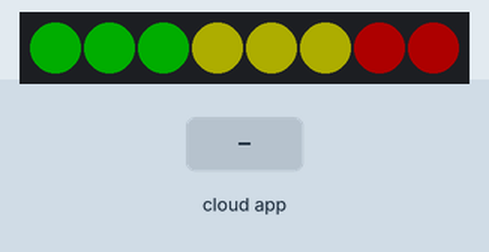
Bench run of a sketch on a simulated ESP32. Parts: 8 RGB LEDs in strip order, left to right. Inputs (shaded band) come from the test bench. Dim RGB values are drawn brighter than linear; no CAN messages arrive unless stated; EEPROM starts erased; the RemoteXY app is connected.

Above: at 0.8 s.
2.3 s: the phone or cloud app sets rpmFlashControl to 0
At 2.42 s:
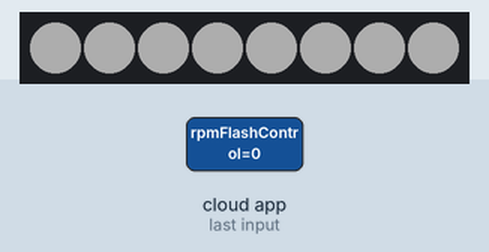
4.7 s: the phone or cloud app sets brightness to 25
6.2 s: the phone or cloud app sets brightness to 100
7.7 s: the phone or cloud app sets powerSwitch to 0
At 8.8 s:
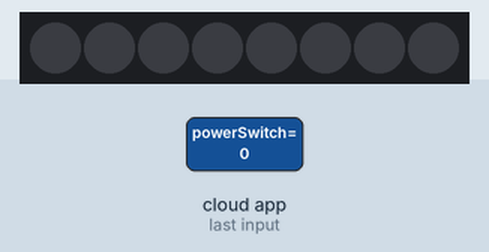
9.2 s: the phone or cloud app sets powerSwitch to 1
At 9.85 s:
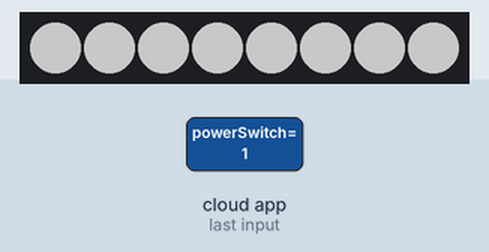
11.7 s: the phone or cloud app sets brightness to 0
Timing chart, 0 to 14.2 s (numbered marks = the images above; inputs shaded):
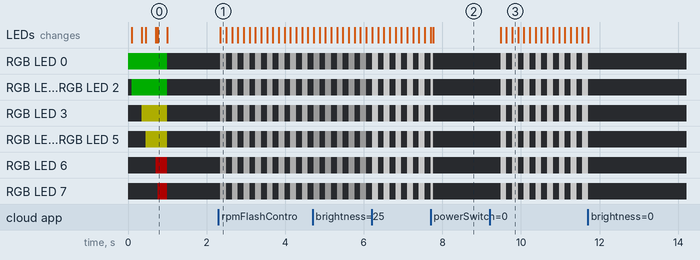

The sketch:

A90SupraShiftLight_RemoteXY_V1.0.ino
```cpp
// (licence header left out)
// RemoteXY select connection mode and include library
#define REMOTEXY_MODE__ESP32CORE_BLE
#include <Arduino.h>
#include "driver/twai.h"
#include <Adafruit_NeoPixel.h>
#include <BLEDevice.h>
#include <nvs_flash.h>
#include <nvs.h>
#include <RemoteXY.h>

// RemoteXY connection settings
#define REMOTEXY_BLUETOOTH_NAME "Shift Light Controller"

// RemoteXY configurator settings
#pragma pack(push, 1)
uint8_t RemoteXY_CONF[] = {
    255,8,0,0,0,216,0,19,0,0,0,83,104,105,102,116,32,76,105,103,
  104,116,115,0,25,1,106,200,1,1,11,0,129,7,6,90,7,64,195,65,
  57,48,32,83,117,112,114,97,32,83,104,105,102,116,32,76,105,103,104,116,
  32,67,111,110,116,114,111,108,0,129,8,28,34,11,64,195,80,111,119,101,
  114,58,0,2,54,25,39,18,0,192,26,31,31,79,78,0,79,70,70,0,
  4,1,76,104,15,128,193,26,129,22,59,55,11,64,195,66,114,105,103,104,
  116,110,101,115,115,58,0,7,58,109,40,10,118,0,195,26,192,129,15,112,
  39,8,64,195,83,104,105,102,116,32,80,111,105,110,116,58,0,129,6,128,
  49,7,64,195,76,69,68,32,83,116,97,114,116,32,80,111,105,110,116,58,
  0,7,58,125,40,10,118,0,195,26,192,129,8,143,48,7,64,195,76,69,
  68,32,73,110,99,114,101,109,101,110,116,58,0,7,58,140,40,10,118,0,
  195,26,192
};

// This structure defines all the variables and events of your control interface
struct {
    // input variables
    uint8_t powerSwitch; // =1 if switch ON and =0 if OFF
    uint8_t brightness; // =0..100 slider position
    uint16_t rpmFlashControl; // =0..10000 slider position
    uint16_t rpmStartControl; // =0..10000 slider position
    uint16_t rpmIncrement; // =0..1000 slider position

    // other variable
    uint8_t connect_flag;  // =1 if wire connected, else =0

} RemoteXY;
#pragma pack(pop)

// Constants
constexpr uint16_t DEFAULT_RPM_START = 3000;
constexpr uint16_t DEFAULT_RPM_INCREMENT = 500;
constexpr uint16_t DEFAULT_RPM_FLASH = 6700;
constexpr uint8_t DEFAULT_BRIGHTNESS = 50;
constexpr uint16_t FLASH_INTERVAL_MS = 100;

// LED configuration
constexpr uint8_t NUM_PIXELS = 8;
constexpr uint8_t GREEN_LEDS = 3;
constexpr uint8_t YELLOW_LEDS = 3;
constexpr uint8_t RED_LEDS = 2;

// Pin definitions
constexpr uint8_t CAN_TX_PIN = 43;
constexpr uint8_t CAN_RX_PIN = 44;
constexpr uint8_t NEOPIXEL_PIN = 1;

// CAN configuration
constexpr uint32_t RPM_CAN_ID = 0x0A5;
constexpr uint8_t RPM_DATA_OFFSET = 5;

// Color definitions
constexpr uint32_t COLOR_GREEN = 0x00FF00;
constexpr uint32_t COLOR_YELLOW = 0xFFFF00;
constexpr uint32_t COLOR_RED = 0xFF0000;
constexpr uint32_t COLOR_WHITE = 0xFFFFFF;
constexpr uint32_t COLOR_OFF = 0x000000;

// Global variables
struct Settings {
    uint16_t rpm_start;
    uint16_t rpm_increment;
    uint16_t rpm_flash;
    uint8_t brightness;
} settings;

Adafruit_NeoPixel pixels(NUM_PIXELS, NEOPIXEL_PIN, NEO_GRB + NEO_KHZ800);
uint16_t currentRPM = 0;
bool flashState = false;
unsigned long lastFlashTime = 0;
nvs_handle_t rpm_nvs_handle;

// Rest of the functions remain the same as in the previous version...

// Function prototypes
void initNVS();
void initTWAI();
void startupSequence();
void updateLEDs();
void processRPMData(const uint8_t* buf, int dlc);
void updateRPMSettings();
esp_err_t loadNVSValue(const char* key, int32_t& value, int32_t defaultValue);

void setup() {
    Serial.begin(115200);

    initNVS();
    initTWAI();

    RemoteXY_Init();

    // Initialize RemoteXY values from settings
    RemoteXY.powerSwitch = 1;
    RemoteXY.brightness = settings.brightness;
    RemoteXY.rpmFlashControl = settings.rpm_flash;
    RemoteXY.rpmStartControl = settings.rpm_start;
    RemoteXY.rpmIncrement = settings.rpm_increment;

    pixels.begin();
    pixels.setBrightness(settings.brightness);
    pixels.show();

    startupSequence();

    // Debug print initial values
    /*
    Serial.println("Initial settings:");
    Serial.printf("RPM Start: %d\n", settings.rpm_start);
    Serial.printf("RPM Increment: %d\n", settings.rpm_increment);
    Serial.printf("RPM Flash: %d\n", settings.rpm_flash);
    Serial.printf("Brightness: %d\n", settings.brightness);
    */
}

void loop() {
    RemoteXY_Handler();

    // Debug print when values change
    static uint16_t last_rpm_flash = 0;
    static uint16_t last_rpm_start = 0;
    static uint16_t last_rpm_increment = 0;

    if (last_rpm_flash != RemoteXY.rpmFlashControl ||
        last_rpm_start != RemoteXY.rpmStartControl ||
        last_rpm_increment != RemoteXY.rpmIncrement) {

        /*
        Serial.println("\nControl values changed:");
        Serial.printf("RPM Flash: %d\n", RemoteXY.rpmFlashControl);
        Serial.printf("RPM Start: %d\n", RemoteXY.rpmStartControl);
        Serial.printf("RPM Increment: %d\n", RemoteXY.rpmIncrement);
        */

        last_rpm_flash = RemoteXY.rpmFlashControl;
        last_rpm_start = RemoteXY.rpmStartControl;
        last_rpm_increment = RemoteXY.rpmIncrement;
    }

    // Update LED brightness based on power switch
    pixels.setBrightness(RemoteXY.powerSwitch ? RemoteXY.brightness : 0);

    if (RemoteXY.powerSwitch) {
        updateRPMSettings();
    }

    // Check for TWAI messages
    twai_message_t message;
    if (twai_receive(&message, pdMS_TO_TICKS(10)) == ESP_OK) {
        processRPMData(message.data, message.data_length_code);
    }

    updateLEDs();
    RemoteXY_delay(60);
}


void initTWAI() {
    twai_general_config_t g_config = TWAI_GENERAL_CONFIG_DEFAULT((gpio_num_t)CAN_TX_PIN, (gpio_num_t)CAN_RX_PIN, TWAI_MODE_NORMAL);
    twai_timing_config_t t_config = TWAI_TIMING_CONFIG_500KBITS();
    twai_filter_config_t f_config = {
        .acceptance_code = (RPM_CAN_ID << 21),
        .acceptance_mask = ~(RPM_CAN_ID << 21),
        .single_filter = true
    };

    ESP_ERROR_CHECK(twai_driver_install(&g_config, &t_config, &f_config));
    ESP_ERROR_CHECK(twai_start());
}

void updateLEDs() {
    if (currentRPM >= settings.rpm_flash) {
        // Flash all LEDs white when above flash threshold
        if (millis() - lastFlashTime > FLASH_INTERVAL_MS) {
            flashState = !flashState;
            lastFlashTime = millis();

            const uint32_t color = flashState ? COLOR_WHITE : COLOR_OFF;
            for (uint8_t i = 0; i < NUM_PIXELS; i++) {
                pixels.setPixelColor(i, color);
            }
        }
    } else {
        // Calculate LEDs to light based on RPM
        const int ledsToLight = currentRPM >= settings.rpm_start ?
            constrain((currentRPM - settings.rpm_start) / settings.rpm_increment + 1, 0, NUM_PIXELS) : 0;

        // Update LED colors
        for (uint8_t i = 0; i < NUM_PIXELS; i++) {
            uint32_t color = COLOR_OFF;
            if (i < ledsToLight) {
                if (i < GREEN_LEDS) color = COLOR_GREEN;
                else if (i < (GREEN_LEDS + YELLOW_LEDS)) color = COLOR_YELLOW;
                else color = COLOR_RED;
            }
            pixels.setPixelColor(i, color);
        }
    }
    pixels.show();
}

void processRPMData(const uint8_t* buf, int dlc) {
    if (dlc > RPM_DATA_OFFSET + 1) {
        currentRPM = buf[RPM_DATA_OFFSET] | (buf[RPM_DATA_OFFSET + 1] << 8);
    }
}

void updateRPMSettings() {
    bool needs_commit = false;

    // Check and update RPM flash point
    if (RemoteXY.rpmFlashControl != settings.rpm_flash) {
        settings.rpm_flash = RemoteXY.rpmFlashControl;
        ESP_ERROR_CHECK(nvs_set_i32(rpm_nvs_handle, "rpm_flash", settings.rpm_flash));
        needs_commit = true;
        //Serial.printf("Updated RPM Flash to: %d\n", settings.rpm_flash);
    }

    // Check and update RPM start point
    if (RemoteXY.rpmStartControl != settings.rpm_start) {
        settings.rpm_start = RemoteXY.rpmStartControl;
        ESP_ERROR_CHECK(nvs_set_i32(rpm_nvs_handle, "rpm_start", settings.rpm_start));
        needs_commit = true;
        //Serial.printf("Updated RPM Start to: %d\n", settings.rpm_start);
    }

    // Check and update RPM increment
    if (RemoteXY.rpmIncrement != settings.rpm_increment) {
        settings.rpm_increment = RemoteXY.rpmIncrement;
        ESP_ERROR_CHECK(nvs_set_i32(rpm_nvs_handle, "rpm_increment", settings.rpm_increment));
        needs_commit = true;
        //Serial.printf("Updated RPM Increment to: %d\n", settings.rpm_increment);
    }

    // Check and update brightness
    if (RemoteXY.brightness != settings.brightness) {
        settings.brightness = RemoteXY.brightness;
        ESP_ERROR_CHECK(nvs_set_i32(rpm_nvs_handle, "brightness", settings.brightness));
        needs_commit = true;
        //Serial.printf("Updated Brightness to: %d\n", settings.brightness);
    }

    if (needs_commit) {
        ESP_ERROR_CHECK(nvs_commit(rpm_nvs_handle));
    }
}

esp_err_t loadNVSValue(const char* key, int32_t& value, int32_t defaultValue) {
    int32_t stored_value;
    esp_err_t err = nvs_get_i32(rpm_nvs_handle, key, &stored_value);
    if (err == ESP_OK) {
        value = stored_value;
    } else {
        value = defaultValue;
    }
    return err;
}

void initNVS() {
    esp_err_t err = nvs_flash_init();
    if (err == ESP_ERR_NVS_NO_FREE_PAGES || err == ESP_ERR_NVS_NEW_VERSION_FOUND) {
        ESP_ERROR_CHECK(nvs_flash_erase());
        err = nvs_flash_init();
    }
    ESP_ERROR_CHECK(err);

    ESP_ERROR_CHECK(nvs_open("rpm_storage", NVS_READWRITE, &rpm_nvs_handle));

    // Load all settings with defaults
    loadNVSValue("rpm_start", (int32_t&)settings.rpm_start, DEFAULT_RPM_START);
    loadNVSValue("rpm_increment", (int32_t&)settings.rpm_increment, DEFAULT_RPM_INCREMENT);
    loadNVSValue("rpm_flash", (int32_t&)settings.rpm_flash, DEFAULT_RPM_FLASH);
    loadNVSValue("brightness", (int32_t&)settings.brightness, DEFAULT_BRIGHTNESS);
}

void startupSequence() {
    const uint32_t colors[] = {COLOR_GREEN, COLOR_YELLOW, COLOR_RED};
    const uint8_t sections[] = {GREEN_LEDS, YELLOW_LEDS, RED_LEDS};
    uint8_t currentLED = 0;

    for (uint8_t section = 0; section < 3; section++) {
        for (uint8_t i = 0; i < sections[section]; i++) {
            pixels.setPixelColor(currentLED++, colors[section]);
            pixels.show();
            delay(50);
        }
        delay(200);
    }

    pixels.clear();
    pixels.show();
}
```

Measured:
- after the input at 2.3 s, RGB LED 0–7: alternates RGB(50, 50, 50) for 0.15 s and off for 0.15 s, starting after 0.05 s; the LEDs: change after 0.05 s (image 1)
- after the input at 9.2 s, RGB LED 0–7: alternates RGB(100, 100, 100) for 0.15 s and off for 0.15 s, starting after 0.28 s; the LEDs: change after 0.28 s (image 3)
